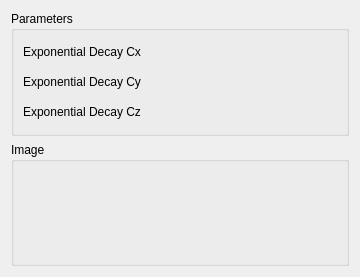
<?xml version="1.0" encoding="UTF-8"?>
<ui version="4.0">
 <class>WindLabGui::DlgGeneralizedKaimalSpectrum</class>
 <widget class="QWidget" name="WindLabGui::DlgGeneralizedKaimalSpectrum">
  <property name="geometry">
   <rect>
    <x>0</x>
    <y>0</y>
    <width>360</width>
    <height>277</height>
   </rect>
  </property>
  <property name="windowTitle">
   <string>Feature Parameters</string>
  </property>
  <property name="sizeGripEnabled" stdset="0">
   <bool>true</bool>
  </property>
  <layout class="QGridLayout" name="gridLayout">
   <item row="0" column="0">
    <widget class="QGroupBox" name="GroupBox5_3">
     <property name="title">
      <string>Parameters</string>
     </property>
     <layout class="QGridLayout" name="_3">
      <property name="leftMargin">
       <number>9</number>
      </property>
      <property name="topMargin">
       <number>9</number>
      </property>
      <property name="rightMargin">
       <number>9</number>
      </property>
      <property name="bottomMargin">
       <number>9</number>
      </property>
      <property name="spacing">
       <number>6</number>
      </property>
      <item row="3" column="0">
       <layout class="QHBoxLayout" name="horizontalLayout_3" stretch="0,0">
        <item>
         <widget class="QLabel" name="label_3">
          <property name="text">
           <string>Exponential Decay Cz</string>
          </property>
         </widget>
        </item>
        <item>
         <widget class="Gui::QuantitySpinBox" name="doubleSpinBox_ExponentialDecayCz" native="true">
          <property name="keyboardTracking" stdset="0">
           <bool>false</bool>
          </property>
         </widget>
        </item>
       </layout>
      </item>
      <item row="1" column="0">
       <layout class="QHBoxLayout" name="horizontalLayout" stretch="0,0">
        <item>
         <widget class="QLabel" name="label">
          <property name="text">
           <string>Exponential Decay Cx</string>
          </property>
         </widget>
        </item>
        <item>
         <widget class="Gui::QuantitySpinBox" name="doubleSpinBox_ExponentialDecayCx" native="true">
          <property name="keyboardTracking" stdset="0">
           <bool>false</bool>
          </property>
         </widget>
        </item>
       </layout>
      </item>
      <item row="2" column="0">
       <layout class="QHBoxLayout" name="horizontalLayout_6" stretch="0,0">
        <item>
         <widget class="QLabel" name="label_6">
          <property name="text">
           <string>Exponential Decay Cy</string>
          </property>
         </widget>
        </item>
        <item>
         <widget class="Gui::QuantitySpinBox" name="doubleSpinBox_ExponentialDecayCy" native="true">
          <property name="keyboardTracking" stdset="0">
           <bool>false</bool>
          </property>
          
         </widget>
        </item>
       </layout>
      </item>
     </layout>
    </widget>
   </item>
   <item row="1" column="0">
    <widget class="QGroupBox" name="GroupBox5_5">
     <property name="title">
      <string>Image</string>
     </property>
     <layout class="QGridLayout" name="_6">
      <property name="leftMargin">
       <number>9</number>
      </property>
      <property name="topMargin">
       <number>9</number>
      </property>
      <property name="rightMargin">
       <number>9</number>
      </property>
      <property name="bottomMargin">
       <number>9</number>
      </property>
      <property name="spacing">
       <number>6</number>
      </property>
      <item row="1" column="0">
       <layout class="QHBoxLayout" name="horizontalLayout_9" stretch="0">
        <item>
         <widget class="QLabel" name="label_Image">
          <property name="text">
           <string/>
          </property>
         </widget>
        </item>
       </layout>
      </item>
     </layout>
    </widget>
   </item>
  </layout>
 </widget>
 <customwidgets>
  <customwidget>
   <class>Gui::QuantitySpinBox</class>
   <extends>QWidget</extends>
   <header>Gui/QuantitySpinBox.h</header>
  </customwidget>
 </customwidgets>
 <resources/>
 <connections/>
</ui>
